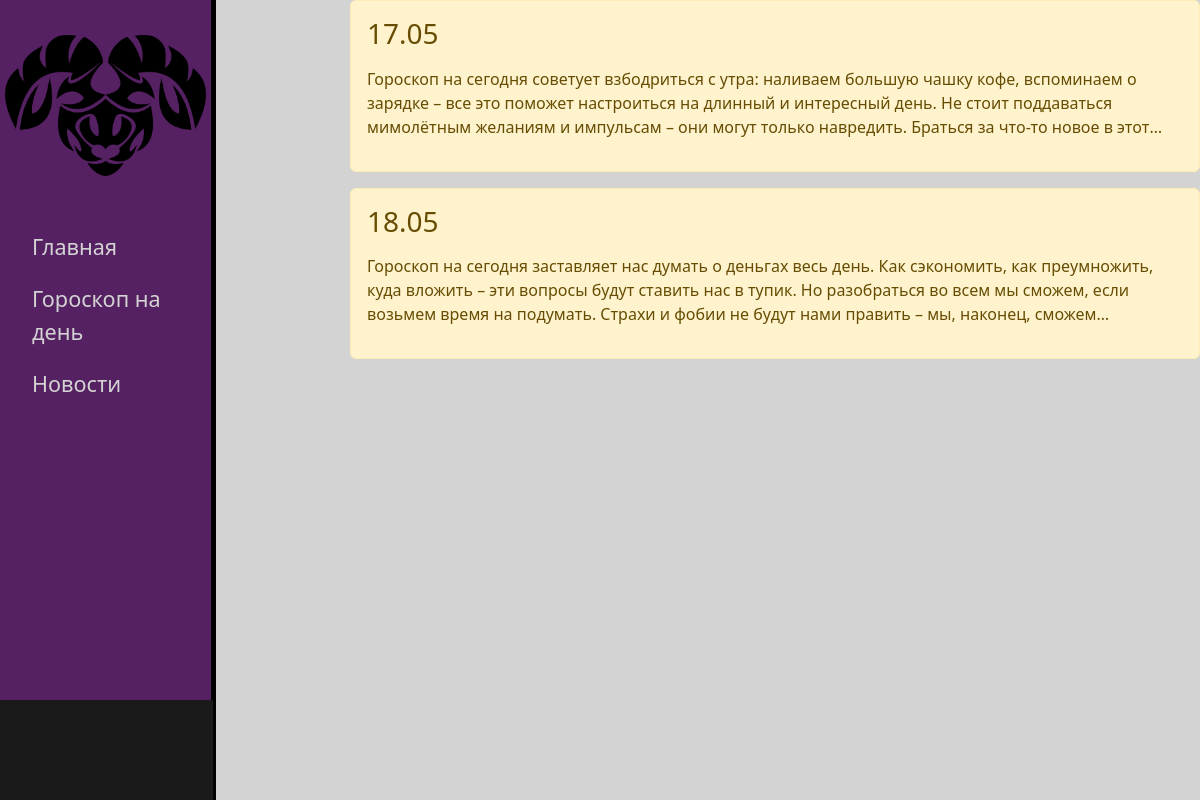
Screenshot of /goroskop with the database file from the repository.
### main/models.py (models this page shows, shortened)
class Goroskop(models.Model):
    title = models.CharField('Название', max_length=50)
    full_text = models.TextField('Статья')
    date = models.DateTimeField('Дата и Время')
    class Meta:
        verbose_name = 'Гороскоп'
        verbose_name_plural = 'Гороскопы'

### main/views.py (the view)
# urls.py: path('goroskop', views.goroskop, name='zodiak'),
def goroskop(request):
    goroskop = Goroskop.objects.all()
    return render(request, 'main/goroskop.html', {'goroskop': goroskop})

### main/templates/main/goroskop.html (shortened to what this page needs)
{% extends 'main/layout.html' %}
{% block content %}
    <div class = "features">
            {% for el in goroskop %}
                <div class="alert alert-warning">
                    <h3>{{ el.title }}</h3>
                    <p class="ptext">{{ el.full_text }}</p>
                </div>
            {% endfor %}
    </div>
{% endblock %}

### main/templates/main/layout.html (shortened to what this page needs)
    {% load static %}
<!doctype html>
<html lang="ru">
<head>
    <link rel="stylesheet" href="https://cdn.jsdelivr.net/npm/bootstrap@5.2.3/dist/css/bootstrap.min.css">
    <link rel="stylesheet" href="{% static 'main/css/mainpage.css' %}">
</head>
<body>
    <aside>
         <img src="{% static 'main/img/kozerog.jpg' %}" alt="">
         <ul>
            <a href="{% url 'home' %}"><li>Главная</li></a>
             <a href="{% url 'zodiak' %}"><li>Гороскоп на день</li></a>
             <a href="{% url 'news' %}"><li>Новости</li></a>
         </ul>
    </aside>
    <main class="shar">
        <div class="pole"></div>
        {% block content%}
        {% endblock %}
    </main>
</body>
</html>

### main/static/main/css/mainpage.css (style rules this page uses)
body { background: lightgray; }
aside { background: #562163; float:left; width: 18%; height: 100vh; border-right: 5px solid black; color: #3a1d4d; }
aside img { width: 100%; height: auto; }
aside ul { list-style: none }
aside ul li { color: lightgray; font-size: 1.8vw; display: block; margin-top: 20px; transition: all.6s; text-decoration: none; }
a { text-decoration: none; }
.pole { position: absolute; left: 0; bottom: 0; width: 17.75%; height: 100px; background: #1a1a1a; font-weight:bold; }
.features { margin-left: 350px; }
.ptext { overflow: hidden; display: -webkit-box; -webkit-box-orient: vertical; -webkit-line-clamp: 3; }

### rows the page displays
Goroskop: title "17.05", full_text "Гороскоп на сегодня советует взбодриться с утра: наливаем большую чашку кофе, вспоминаем о зарядке – все это поможет настроиться на длинный и интересный день. Не стоит поддаваться мимолётным желаниям и импульсам – они могут только навредить. Браться за что-то новое в…"
Goroskop: title "18.05", full_text "Гороскоп на сегодня заставляет нас думать о деньгах весь день. Как сэкономить, как преумножить, куда вложить – эти вопросы будут ставить нас в тупик. Но разобраться во всем мы сможем, если возьмем время на подумать. Страхи и фобии не будут нами править – мы, наконец,…"
